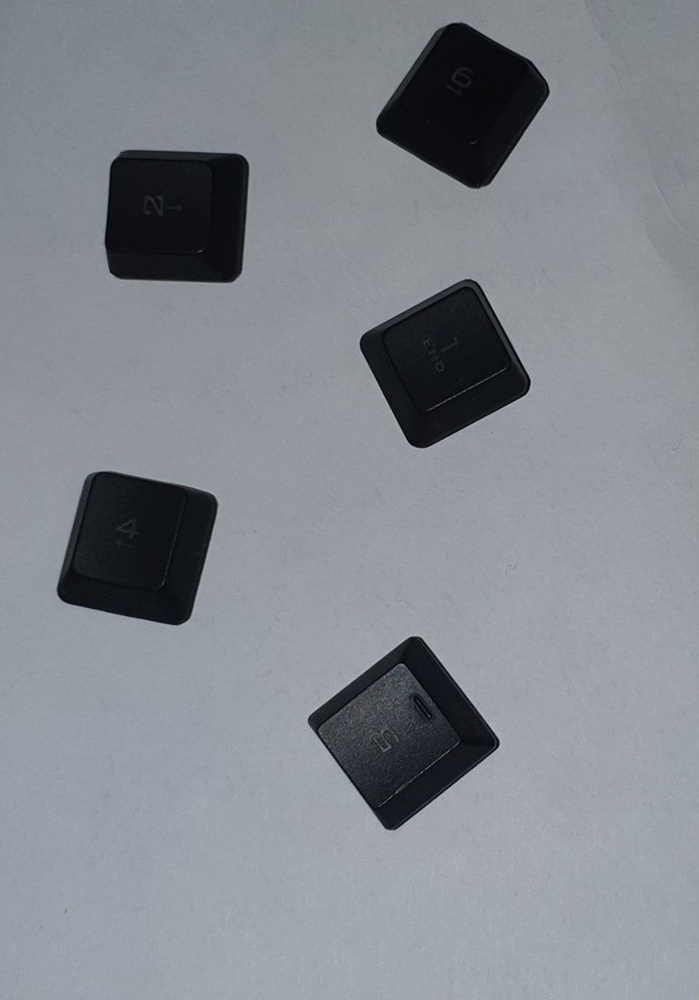
#> input picture data-science_lab5/keycaps-5.jpg, 699 x 1000 px, shrunk from 895 x 1280 before the run
$ python -i object_counter.py   (imports and definitions only)
#> lines starting #> are read from the running program, lines starting #| are printed output that depends on the picture; after the words box and inside, x2 and y2 are one past the last pixel; in counts of white or black regions, pixels touching at a corner belong together
import cv2


def counter_image(filename):
#> called with filename = 'keycaps-5.jpg'
    img = cv2.imread(filename)
#> img is the input picture: shape (1000, 699, 3); mean B, G, R 142.8, 136.6, 131.3
    gray = cv2.cvtColor(img, cv2.COLOR_BGR2GRAY)
    min_threshold = 100
    _, threshold = cv2.threshold(gray, min_threshold, 255, cv2.THRESH_BINARY)
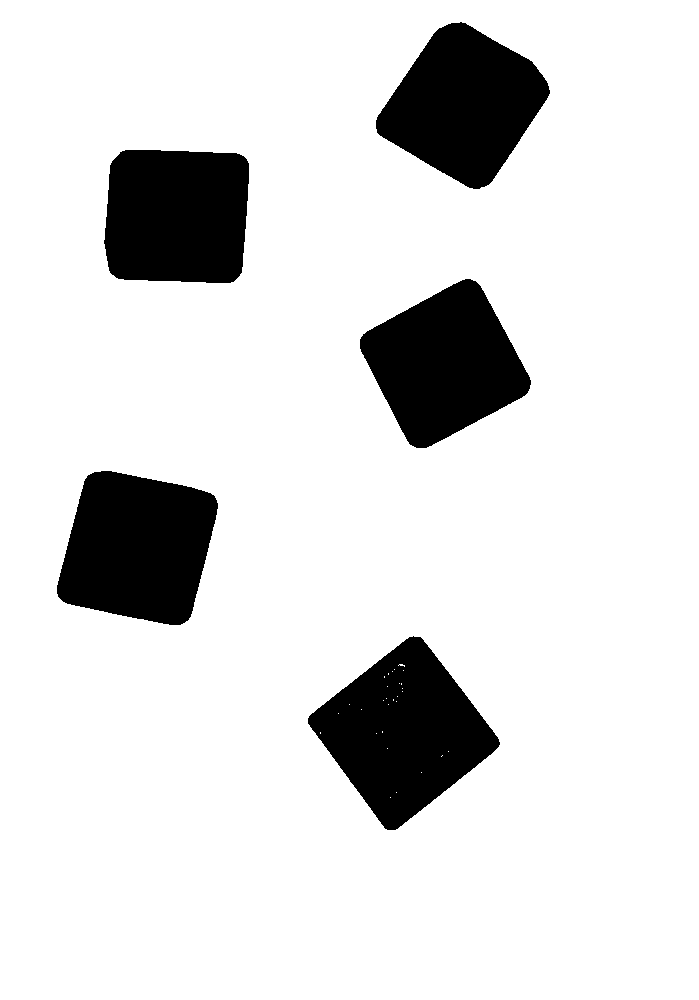
#> threshold: shape (1000, 699); 86.8% white; 5 black regions, box (x1, y1, x2, y2) and area: (308, 636, 500, 830) 20414, (57, 471, 218, 625) 18753, (376, 22, 550, 189) 17830, (104, 150, 249, 283) 17774, (360, 279, 531, 448) 17768
    converted = cv2.bitwise_not(threshold)
#> converted: shape (1000, 699); 13.2% white; 5 white regions
    contours, _ = cv2.findContours(converted, cv2.RETR_TREE, cv2.CHAIN_APPROX_SIMPLE)
#> contours = 36 contours, 31 with area under 20; largest, box (x1, y1, x2, y2) and area: (308, 636, 500, 830) 20236, (57, 471, 218, 625) 18502, (376, 22, 550, 189) 17614, (360, 279, 531, 448) 17542, (104, 150, 249, 283) 17528

    total = 0
    for contour in contours:
        area = cv2.contourArea(contour)
        if area > 100:
            total += 1
            cv2.drawContours(img, [contour], -1, (0, 0, 255), 3)
#> this loop made 36 passes
#> area on passes 1, 33, 34, 35, 36: 20236.5, 18502, 17542, 17527.5, 17614
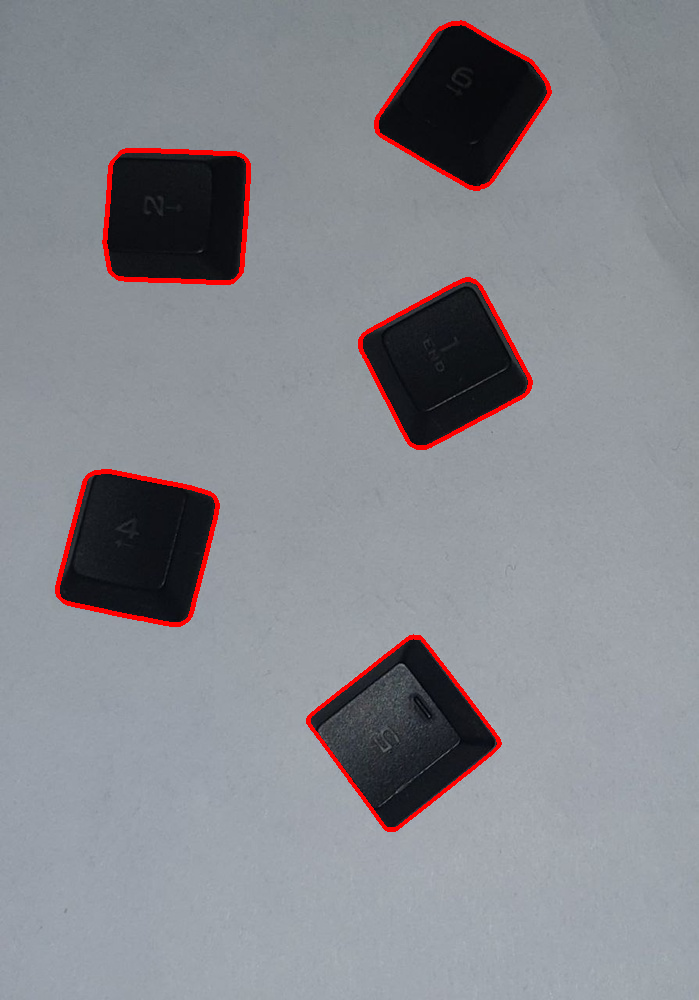
#> img: shape (1000, 699, 3); 1.66% of pixels changed, all inside (x1, y1, x2, y2) = (55, 20, 552, 832)
#> after the loop, total = 5

    cv2.imshow(f'Detected {total} items', img)
    cv2.waitKey(0)
    cv2.destroyAllWindows()

    return

>>> result = counter_image('keycaps-5.jpg')
